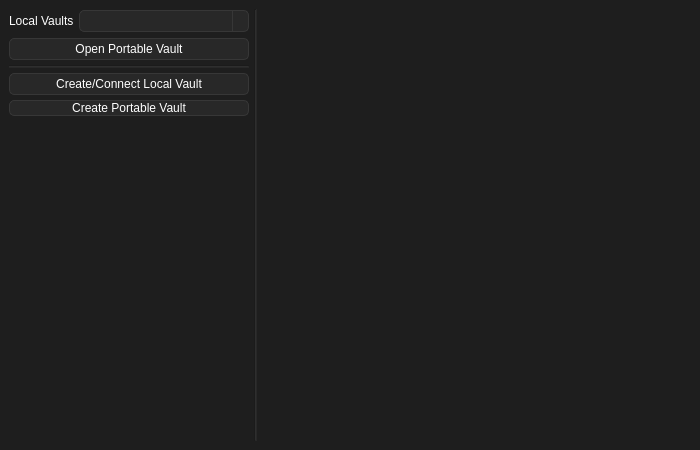
<?xml version="1.0" encoding="UTF-8"?>
<ui version="4.0">
 <class>FrontendMainWindow</class>
 <widget class="QMainWindow" name="FrontendMainWindow">
  <property name="geometry">
   <rect>
    <x>0</x>
    <y>0</y>
    <width>700</width>
    <height>450</height>
   </rect>
  </property>
  <property name="minimumSize">
   <size>
    <width>0</width>
    <height>0</height>
   </size>
  </property>
  <property name="windowTitle">
   <string>MainWindow</string>
  </property>
  <property name="styleSheet">
   <string notr="true">QWidget{
	font: 100 11pt &quot;Noto Sans&quot;;
	color: rgb(255, 255, 255);
	background-color: rgb(30, 30, 30);
}
QWidget:disabled{
	color: rgb(100, 100, 100);
}

#line, #line_2{
	background: rgb(40, 40, 40); 
}

/* ToolTip */
QToolTip {
	color: rgb(255, 255, 255); 
	background: rgb(55, 55, 55);
	border: 1px solid rgb(70, 70, 70); 
	border-radius: 5px;
}

/* ProgressBar */
QProgressBar{
 	border: 1px solid rgb(55, 55, 55);
	border-radius: 5px;
	padding-left: 0px;
	color: rgb(0, 65, 74);
	text-align: center;
}
QProgressBar::chunk{
	border-radius: 5px;
 	background-color: rgb(44, 222, 133);
}

/* Label */
QLabel{
border: 0px;
/*padding-left: 0px;
padding-right: 1px;*/
}

/* TextEdit */
QTextEdit{
font: 9pt;
border: 1px solid rgb(55, 55, 55);
border-radius: 5px;
}
/* LineEdit */
QLineEdit{
	border: 1px solid rgb(55, 55, 55);
	border-radius: 5px;
}

/* ListView */
QListView{
	border: 1px solid rgb(55, 55, 55);
	border-radius: 5px;
	font: 11pt;
	gridline-color: rgb(0, 0, 0);
}

/* ComboBox */
QComboBox{
	background-color: rgb(40, 40, 40);
	border: 1px solid rgb(55, 55, 55);
	border-radius: 5px;
	padding-left: 3px;
}
QComboBox::drop-down {
    width: 20px;
    border-left: 1px solid rgb(55, 55, 55);
    border-top-right-radius: 5px; 
    border-bottom-right-radius: 5px;
    subcontrol-origin: padding;
    subcontrol-position: top right;
    width: 15px;
}
QComboBox::down-arrow {
    image: url(:/icons/arrow_down.png);
}

/* PushButton */
QPushButton{
	border: 1px solid rgb(55, 55, 55);
	border-radius: 5px;
	background-color: rgb(40, 40, 40);
}
QPushButton:pressed{
	background-color: rgb(30, 30, 30);
}

/* CheckBox */
QCheckBox{
	border: 1px solid rgb(55, 55, 55);
	border-radius: 5px;
}
QCheckBox::indicator{
	margin-left: 2px;
	margin-right: -2px;
}
QCheckBox::indicator:unchecked{
	border: 1px solid rgb(0, 0, 0);
	background-color: rgb(200, 40 ,40);
}
QCheckBox::indicator:checked{
	border: 1px solid rgb(0, 0, 0);
	background-color: rgb(40, 200 ,40);
}

</string>
  </property>
  <widget class="QWidget" name="centralwidget">
   <layout class="QGridLayout" name="gridLayout">
    <property name="spacing">
     <number>5</number>
    </property>
    <item row="0" column="1">
     <widget class="Line" name="line">
      <property name="orientation">
       <enum>Qt::Orientation::Vertical</enum>
      </property>
     </widget>
    </item>
    <item row="0" column="2" colspan="2">
     <widget class="QStackedWidget" name="stackedWidget">
      <property name="currentIndex">
       <number>-1</number>
      </property>
     </widget>
    </item>
    <item row="0" column="0">
     <widget class="QWidget" name="widget" native="true">
      <property name="minimumSize">
       <size>
        <width>240</width>
        <height>0</height>
       </size>
      </property>
      <property name="maximumSize">
       <size>
        <width>240</width>
        <height>16777215</height>
       </size>
      </property>
      <layout class="QGridLayout" name="layout_vault">
       <property name="leftMargin">
        <number>0</number>
       </property>
       <property name="topMargin">
        <number>0</number>
       </property>
       <property name="rightMargin">
        <number>0</number>
       </property>
       <property name="bottomMargin">
        <number>0</number>
       </property>
       <property name="spacing">
        <number>5</number>
       </property>
       <item row="0" column="0">
        <layout class="QHBoxLayout" name="horizontalLayout">
         <property name="spacing">
          <number>5</number>
         </property>
         <item>
          <widget class="QLabel" name="LocalVaultSelectLabel">
           <property name="sizePolicy">
            <sizepolicy hsizetype="Fixed" vsizetype="Fixed">
             <horstretch>0</horstretch>
             <verstretch>0</verstretch>
            </sizepolicy>
           </property>
           <property name="minimumSize">
            <size>
             <width>0</width>
             <height>24</height>
            </size>
           </property>
           <property name="maximumSize">
            <size>
             <width>16777215</width>
             <height>24</height>
            </size>
           </property>
           <property name="text">
            <string>Local Vaults</string>
           </property>
          </widget>
         </item>
         <item>
          <widget class="QComboBox" name="OpenVaultComboBox">
           <property name="minimumSize">
            <size>
             <width>0</width>
             <height>22</height>
            </size>
           </property>
           <property name="maximumSize">
            <size>
             <width>16777215</width>
             <height>22</height>
            </size>
           </property>
          </widget>
         </item>
        </layout>
       </item>
       <item row="4" column="0">
        <widget class="QPushButton" name="CreatePortableButton">
         <property name="text">
          <string>Create Portable Vault</string>
         </property>
        </widget>
       </item>
       <item row="1" column="0">
        <widget class="QPushButton" name="OpenPortableButton">
         <property name="minimumSize">
          <size>
           <width>0</width>
           <height>22</height>
          </size>
         </property>
         <property name="maximumSize">
          <size>
           <width>16777215</width>
           <height>22</height>
          </size>
         </property>
         <property name="text">
          <string>Open Portable Vault</string>
         </property>
        </widget>
       </item>
       <item row="5" column="0">
        <spacer name="verticalSpacer_2">
         <property name="orientation">
          <enum>Qt::Orientation::Vertical</enum>
         </property>
         <property name="sizeHint" stdset="0">
          <size>
           <width>20</width>
           <height>40</height>
          </size>
         </property>
        </spacer>
       </item>
       <item row="3" column="0">
        <widget class="QPushButton" name="CreateLocalButton">
         <property name="minimumSize">
          <size>
           <width>0</width>
           <height>22</height>
          </size>
         </property>
         <property name="maximumSize">
          <size>
           <width>16777215</width>
           <height>22</height>
          </size>
         </property>
         <property name="text">
          <string>Create/Connect Local Vault</string>
         </property>
        </widget>
       </item>
       <item row="2" column="0">
        <widget class="Line" name="line_2">
         <property name="orientation">
          <enum>Qt::Orientation::Horizontal</enum>
         </property>
        </widget>
       </item>
      </layout>
     </widget>
    </item>
   </layout>
  </widget>
 </widget>
 <resources/>
 <connections/>
</ui>
